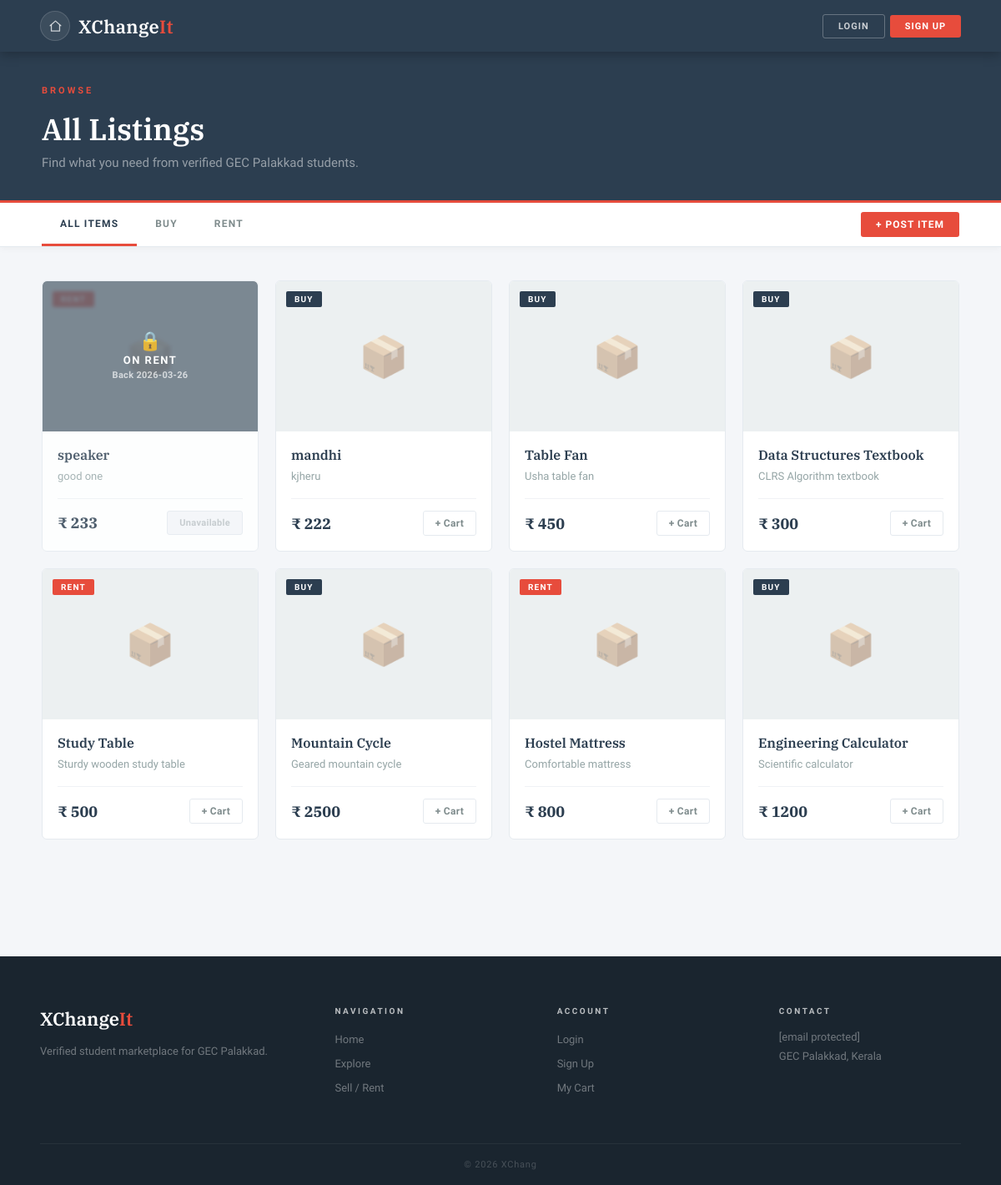
Before: /explore with the older database file.
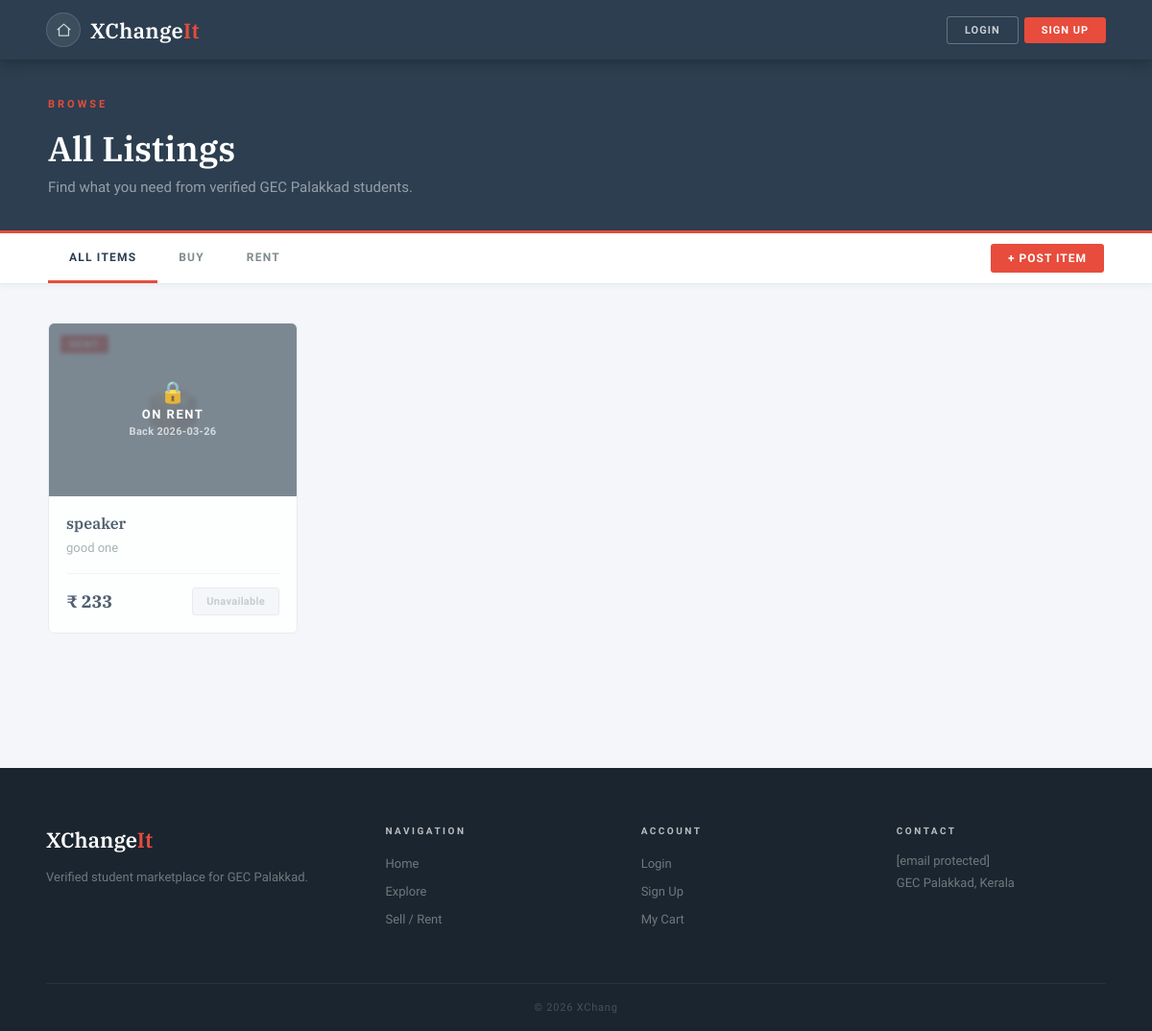
After: the same page with the newer database file.
### tables this page shows
CREATE TABLE products (
            id           INTEGER PRIMARY KEY AUTOINCREMENT,
            name         TEXT    NOT NULL,
            price        INTEGER NOT NULL,
            short_desc   TEXT,
            detailed_desc TEXT,
            category     TEXT,
            image1       TEXT,
            image2       TEXT,
            image3       TEXT,
            image4       TEXT,
            image5       TEXT,
            seller       TEXT
        );

### app.py (the view)
@app.route("/explore")
def explore():
    category = request.args.get("category", "all")
    conn = sqlite3.connect(DATABASE)
    c = conn.cursor()
    if category == "buy":
        c.execute("SELECT * FROM products WHERE category='buy' ORDER BY id DESC")
    elif category == "rent":
        c.execute("SELECT * FROM products WHERE category='rent' ORDER BY id DESC")
    else:
        c.execute("SELECT * FROM products ORDER BY id DESC")
    products = c.fetchall()
    conn.close()
    pending = get_pending_count(session.get("user"))
    rent_product_ids = [p[0] for p in products if p[5] == "rent"]
    active_rents = get_active_rents_bulk(rent_product_ids)
    return render_template("explore.html", products=products, category=category,
                           pending_count=pending, active_rents=active_rents)

### app.py (called while the page is built, shortened)
def get_pending_count(username):
    if not username:
        return 0

def get_active_rents_bulk(product_ids):
    if not product_ids:
        return {}
    from datetime import date
    today = date.today().isoformat()
    conn = sqlite3.connect(DATABASE)
    conn.row_factory = sqlite3.Row
    c = conn.cursor()
    placeholders = ",".join("?" for _ in product_ids)
    c.execute(f"""SELECT product_id, MAX(rent_to) as rent_to
                  FROM order_requests
                  WHERE product_id IN ({placeholders})
                  AND status='accepted'
                  AND rent_to IS NOT NULL AND rent_to >= ?
                  GROUP BY product_id""",
              list(product_ids) + [today])
    result = {row["product_id"]: row["rent_to"] for row in c.fetchall()}
    conn.close()
    return result

### templates/explore.html (shortened to what this page needs)
<!DOCTYPE html>
<html lang="en">
<head>
  <link rel="stylesheet" href="{{ url_for('static', filename='slate.css') }}">
  <link rel="stylesheet" href="{{ url_for('static', filename='explore.css') }}">
</head>
<body>
<nav class="navbar">
  <div style="display:flex; align-items:center; gap:10px;">
    <a href="{{ url_for('home') }}" class="nav-icon-btn" data-tooltip="Home">
      <svg viewBox="0 0 24 24" width="18" height="18" fill="none" stroke="currentColor" stroke-width="2">
        <path d="M3 11L12 3l9 8"></path>
        <path d="M5 10v10h14V10"></path>
      </svg>
    </a>
    <a href="{{ url_for('home') }}" class="logo">XChange<span>It</span></a>
  </div>
  <div class="nav-right">
    {% if session.get('user') %}
      <a href="{{ url_for('cart') }}" class="nav-icon-btn" data-tooltip="Cart">
        <svg viewBox="0 0 24 24"><path d="M6 2L3 6v14a2 2 0 002 2h14a2 2 0 002-2V6l-3-4z"/><line x1="3" y1="6" x2="21" y2="6"/><path d="M16 10a4 4 0 01-8 0"/></svg>
      </a>
      <a href="{{ url_for('my_listings_chat') }}" class="nav-icon-btn" data-tooltip="Chats">
        <svg viewBox="0 0 24 24"><path d="M21 15a2 2 0 01-2 2H7l-4 4V5a2 2 0 012-2h14a2 2 0 012 2z"/></svg>
        {% if pending_count and pending_count > 0 %}
          <span class="nav-badge">{{ pending_count }}</span>
        {% endif %}
      </a>
      <div class="notif-wrap" id="notifWrap">
        <button class="nav-icon-btn notif-bell-btn" id="notifBell" data-tooltip="Notifications" onclick="toggleNotifPanel(event)" aria-label="Notifications">
          <svg viewBox="0 0 24 24" fill="none" stroke="currentColor" stroke-width="2" stroke-linecap="round" stroke-linejoin="round" width="18" height="18">
            <path d="M18 8A6 6 0 006 8c0 7-3 9-3 9h18s-3-2-3-9"/>
            <path d="M13.73 21a2 2 0 01-3.46 0"/>
          </svg>
          <span class="nav-badge notif-badge" id="notifBadge" style="display:none;"></span>
        </button>
        <div class="notif-panel" id="notifPanel" style="display:none;">
          <div class="notif-panel-header">
            <span>Notifications</span>
            <button class="notif-close-btn" onclick="closeNotifPanel()">&#x2715;</button>
          </div>
          <div class="notif-list" id="notifList">
            <div class="notif-loading">Loading&#8230;</div>
          </div>
        </div>
      </div>
      <a href="{{ url_for('profile') }}" class="nav-icon-btn nav-profile-btn" data-tooltip="{{ session.get('user') }}">
        {{ session.get('user')[0]|upper }}
      </a>
    {% else %}
      <a href="{{ url_for('login') }}" class="btn-nav-ghost">Login</a>
      <a href="{{ url_for('signup') }}" class="btn-nav-fill">Sign Up</a>
    {% endif %}
  </div>
</nav>
<div class="page-header">
  <div class="page-header-inner">
    <span class="overline">Browse</span>
    <h1>All Listings</h1>
    <p>Find what you need from verified GEC Palakkad students.</p>
  </div>
</div>
<div class="filter-bar">
  <div class="filter-inner">
    <div class="filter-tabs">
      <a href="{{ url_for('explore') }}"
         class="filter-tab {% if category=='all' %}active{% endif %}">All Items</a>
      <a href="{{ url_for('explore', category='buy') }}"
         class="filter-tab {% if category=='buy' %}active{% endif %}">Buy</a>
      <a href="{{ url_for('explore', category='rent') }}"
         class="filter-tab {% if category=='rent' %}active{% endif %}">Rent</a>
    </div>
    <a href="{{ url_for('sell') }}" class="btn-nav-fill" style="font-size:12px; padding:8px 18px; border-radius:3px;">+ Post Item</a>
  </div>
</div>
<div class="products-section">
  <div class="products-inner">
    {% if products %}
    <div class="products-grid">
      {% for product in products %}
      <div class="product-card"
           onclick="window.location.href=this.dataset.href" data-href="{{ url_for('product_detail', product_id=product[0]) }}">
        <div class="product-img">
          {% if product[6] %}
            <img src="{{ url_for('static', filename='uploads/' + product[6]) }}" alt="{{ product[1] }}">
          {% else %}
            <div class="product-img-placeholder">
              <span>📦</span>
            </div>
          {% endif %}
          <div class="product-badge {% if product[5]=='rent' %}badge-rent{% else %}badge-buy{% endif %}">
            {{ product[5]|upper if product[5] else 'BUY' }}
          </div>
          {% if product[5] == 'rent' and active_rents.get(product[0]) %}
          <div class="rent-blocked-overlay">
            <span class="rent-blocked-icon">🔒</span>
            <span class="rent-blocked-text">On Rent</span>
            <span class="rent-blocked-date">Back {{ active_rents[product[0]] }}</span>
          </div>
          {% endif %}
        </div>
        <div class="product-body">
          <h3>{{ product[1] }}</h3>
          <p class="product-desc">{{ product[3] }}</p>
          <div class="product-footer">
            <span class="product-price">₹ {{ product[2] }}</span>
            {% if product[5] == 'rent' and active_rents.get(product[0]) %}
              <span class="wishlist-btn rented-out-btn" title="Currently rented out">Unavailable</span>
            {% else %}
              <a href="{{ url_for('add_to_cart', product_id=product[0]) }}"
                 class="wishlist-btn"
                 onclick="event.stopPropagation()">+ Cart</a>
            {% endif %}
          </div>
        </div>
      </div>
      {% endfor %}
    </div>
    {% endif %}
  </div>
</div>
<footer class="footer">
  <div class="footer-grid">
    <div class="footer-col">
      <span class="footer-logo">XChange<span>It</span></span>
      <p class="footer-desc">Verified student marketplace for GEC Palakkad.</p>
    </div>
    <div class="footer-col">
      <h4>Navigation</h4>
      <ul>
        <li><a href="{{ url_for('home') }}">Home</a></li>
        <li><a href="{{ url_for('explore') }}">Explore</a></li>
        <li><a href="{{ url_for('sell') }}">Sell / Rent</a></li>
      </ul>
    </div>
    <div class="footer-col">
      <h4>Account</h4>
      <ul>
        <li><a href="{{ url_for('login') }}">Login</a></li>
        <li><a href="{{ url_for('signup') }}">Sign Up</a></li>
        <li><a href="{{ url_for('cart') }}">My Cart</a></li>
      </ul>
    </div>
    <div class="footer-col">
      <h4>Contact</h4>
      <p><a href="/cdn-cgi/l/email-protection" class="__cf_email__" data-cfemail="90e3e5e0e0ffe2e4d0e8f3f8f1fef7f5f9e4bef9fe">[email&#160;protected]</a></p>
      <p>GEC Palakkad, Kerala</p>
    </div>
  </div>
  <div class="footer-bottom">© 2026 XChang
</body>
</html>

### static/slate.css (style rules this page uses)
*, *::before, *::after { box-sizing: border-box; margin: 0; padding: 0; }
html { scroll-behavior: smooth; }
body { font-family: 'Raleway', sans-serif; background: #f4f6f9; color: #2c3e50; min-height: 100vh; }
a { text-decoration: none; color: inherit; }
.navbar { background: #2c3e50; padding: 0 48px; display: flex; align-items: center; justify-content: space-between; height: 62px; position: sticky; top: 0; z-index: 1000; box-shadow: 0 2px 14px rgba(0,0,0,0.3); }
.logo { font-family: 'IBM Plex Serif', serif; font-size: 22px; color: #fff; font-weight: 600; letter-spacing: 0.3px; }
.logo span { color: #e74c3c; }
.nav-right { display: flex; gap: 10px; align-items: center; }
.btn-nav-ghost { padding: 7px 18px; background: transparent; border: 1px solid rgba(255,255,255,0.28); color: rgba(255,255,255,0.75); border-radius: 3px; font-size: 11px; font-weight: 700; letter-spacing: 1px; text-transform: uppercase; cursor: pointer; font-family: 'Raleway', sans-serif; transition: all 0.2s; }
.btn-nav-fill { padding: 7px 18px; background: #e74c3c; border: none; color: #fff; border-radius: 3px; font-size: 11px; font-weight: 700; letter-spacing: 1px; text-transform: uppercase; cursor: pointer; font-family: 'Raleway', sans-serif; transition: opacity 0.2s; }
.overline { font-size: 11px; letter-spacing: 3px; text-transform: uppercase; color: #e74c3c; font-weight: 700; margin-bottom: 16px; display: block; }
.footer { background: #1a252f; padding: 60px 48px 0; margin-top: 80px; }
.footer-grid { display: grid; grid-template-columns: 1.4fr 1fr 1fr 1fr; gap: 48px; padding-bottom: 48px; border-bottom: 1px solid rgba(255,255,255,0.06); }
.footer-logo { font-family: 'IBM Plex Serif', serif; font-size: 22px; color: #fff; font-weight: 600; margin-bottom: 14px; display: block; }
.footer-logo span { color: #e74c3c; }
.footer-desc { color: rgba(255,255,255,0.38); font-size: 13px; line-height: 1.75; font-weight: 300; }
.footer-col h4 { color: rgba(255,255,255,0.7); font-size: 10px; letter-spacing: 2.5px; text-transform: uppercase; font-weight: 700; margin-bottom: 18px; }
.footer-col ul { list-style: none; }
.footer-col ul li { margin-bottom: 10px; }
.footer-col ul li a { color: rgba(255,255,255,0.38); font-size: 13px; transition: color 0.2s; }
.footer-col p { color: rgba(255,255,255,0.38); font-size: 13px; margin-bottom: 8px; font-weight: 300; }
.footer-bottom { text-align: center; padding: 18px 0; color: rgba(255,255,255,0.2); font-size: 11px; letter-spacing: 0.8px; }
.nav-right { display: flex; gap: 6px; align-items: center; }
.nav-icon-btn { position: relative; width: 36px; height: 36px; border-radius: 50%; background: rgba(255,255,255,0.08); border: 1px solid rgba(255,255,255,0.14); display: flex; align-items: center; justify-content: center; color: rgba(255,255,255,0.75); font-size: 16px; cursor: pointer; transition: background 0.2s, border-color 0.2s, color 0.2s; text-decoration: none; flex-shrink: 0; }
.nav-icon-btn svg { width: 17px; height: 17px; stroke: currentColor; fill: none; stroke-width: 1.8; stroke-linecap: round; stroke-linejoin: round; flex-shrink: 0; }
.nav-icon-btn::after { content: attr(data-tooltip); position: absolute; bottom: -32px; left: 50%; transform: translateX(-50%); background: #1a252f; color: rgba(255,255,255,0.8); font-size: 10px; font-weight: 600; letter-spacing: 0.5px; padding: 4px 8px; border-radius: 3px; white-space: nowrap; pointer-events: none; opacity: 0; transition: opacity 0.2s; font-family: 'Raleway', sans-serif; z-index: 9999; }

Changed rows visible on the page:
removed products: category "BUY", name "mandhi", short_desc "kjheru", price "222"
removed products: category "BUY", name "Table Fan", short_desc "Usha table fan", price "450"
removed products: category "BUY", name "Data Structures Textbook", short_desc "CLRS Algorithm textbook", price "300"
removed products: category "RENT", name "Study Table", short_desc "Sturdy wooden study table", price "500"
removed products: category "BUY", name "Mountain Cycle", short_desc "Geared mountain cycle", price "2500"
removed products: category "RENT", name "Hostel Mattress", short_desc "Comfortable mattress", price "800"
removed products: category "BUY", name "Engineering Calculator", short_desc "Scientific calculator", price "1200"
